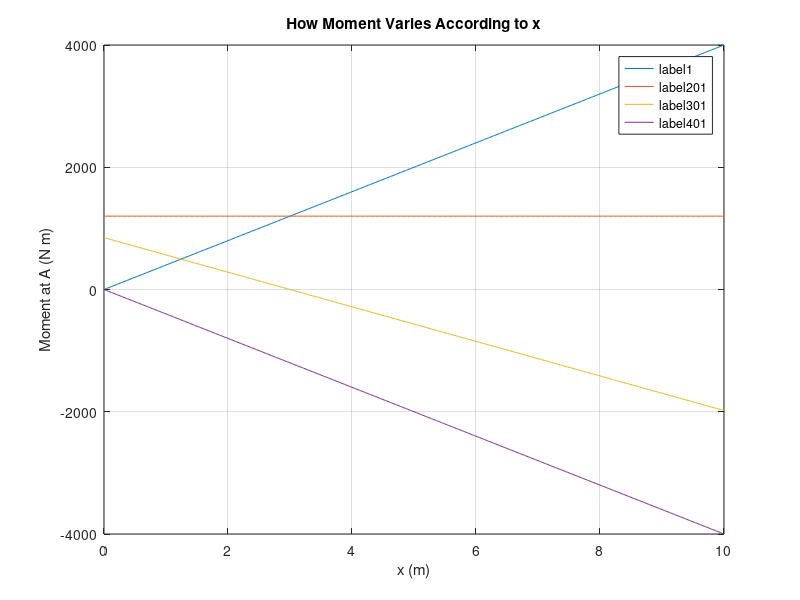
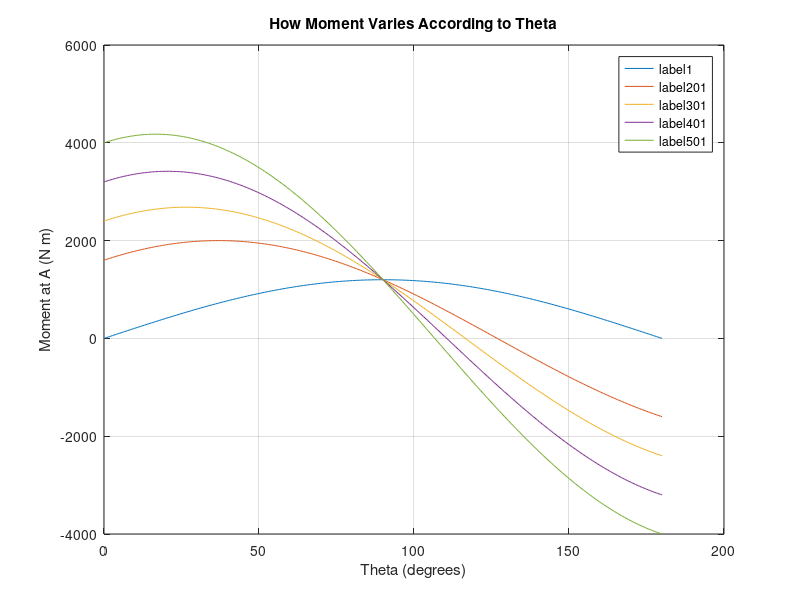

MATLAB code to generate these figures, in order:
M=[];
theta=linspace(0,180,401);
x=linspace(0,10,501);

for i_theta=1:length(theta)
    for i_x=1:length(x)
        M(i_theta,i_x)=400.*sind(theta(i_theta)).*3 + 400.*cosd(theta((i_theta))).*(x(i_x));
    end
end

for n=[1 201 301 401]
    plot(x,M(n,:))
    grid on
    hold on
end
title('How Moment Varies According to x');
xlabel('x (m)');
ylabel('Moment at A (N m)');
label1=sprintf('%s=%3.0f%s','\theta',theta(1),'\circ');
labe201=sprintf('%s=%3.0f%s','\theta',theta(201),'\circ');
labe301=sprintf('%s=%3.0f%s','\theta',theta(301),'\circ');
labe401=sprintf('%s=%3.0f%s','\theta',theta(401),'\circ');
legend('label1','label201','label301','label401');
hold off;
figure;

for n=[1 201 301 401 501]
    plot(theta,M(:,n))
    grid on
    hold on
end
title('How Moment Varies According to Theta');
xlabel('Theta (degrees)');
ylabel('Moment at A (N m)');
label1=sprintf('x=%2.1f m',x(1));
label201=sprintf('x=%2.1f m',x(201));
label301=sprintf('x=%2.1f m',x(301));
label401=sprintf('x=%2.1f m',x(401));
label501=sprintf('x=%2.1f m',x(501));
legend('label1','label201','label301','label401','label501')